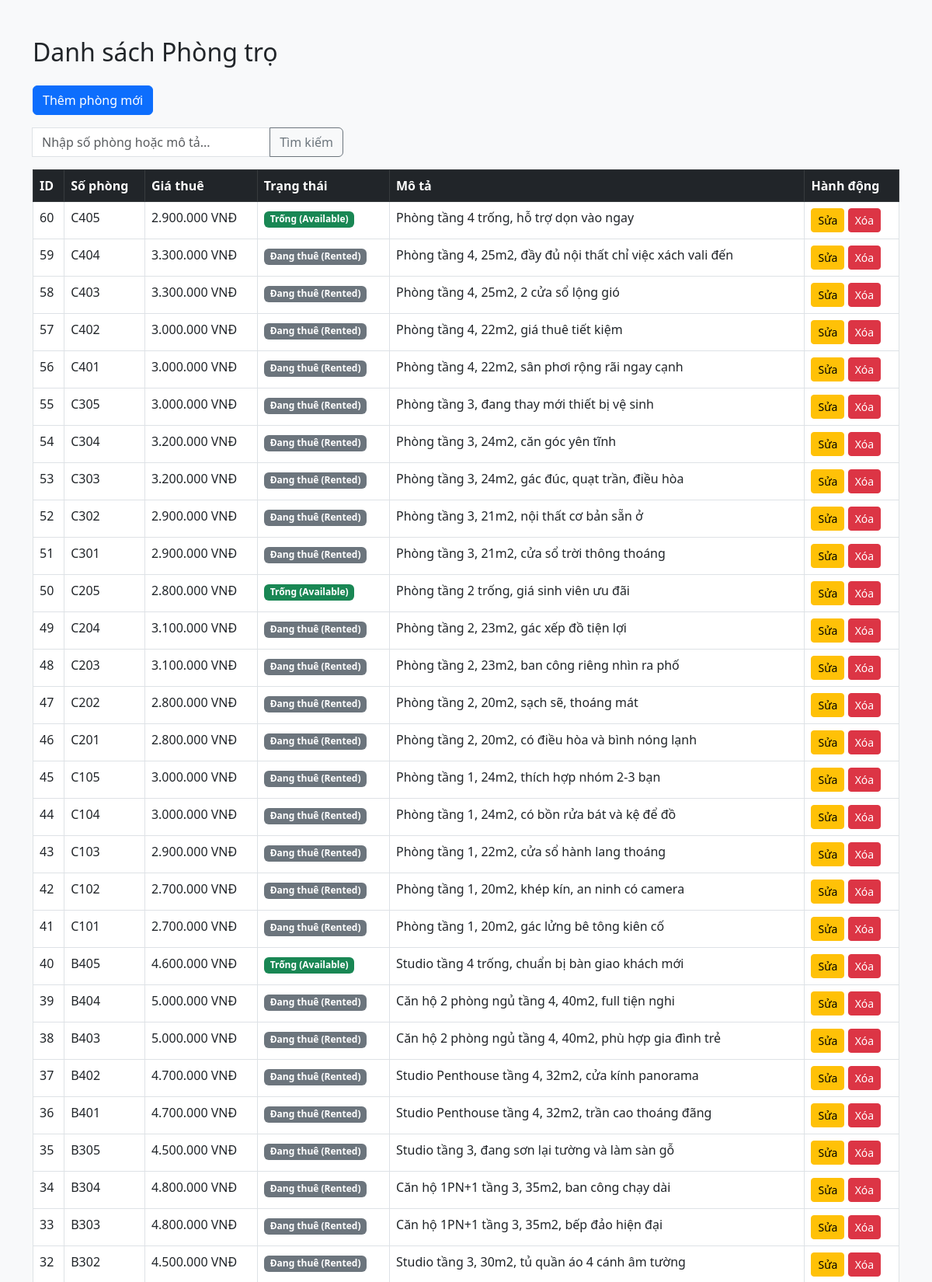
The app's page /BaiTapCaNhan/01_NguyenKimHue/index.php (upper part) with its own data.
### tables this page shows
CREATE TABLE `rooms` (
  `id` int NOT NULL AUTO_INCREMENT,
  `building_id` int DEFAULT NULL,
  `room_number` varchar(20) NOT NULL,
  `price` decimal(10,2) NOT NULL,
  `status` varchar(20) DEFAULT 'available',
  `description` text,
  `created_at` timestamp NULL DEFAULT CURRENT_TIMESTAMP,
  PRIMARY KEY (`id`),
  UNIQUE KEY `room_number` (`room_number`)
);

### BaiTapCaNhan/01_NguyenKimHue/controllers/RoomController.php (called while the page is built, shortened)
<?php
require_once __DIR__ . '/../db.php';
require_once __DIR__ . '/../models/RoomModel.php';
class RoomController {
    private $roomModel;
    public function __construct() {
        global $pdo;
        $this->roomModel = new RoomModel($pdo);
    }
    public function index() {
        $keyword = $_GET['keyword'] ?? '';
        if (!empty($keyword)) {
            $rooms = $this->roomModel->searchRooms($keyword);
        } else {
            $rooms = $this->roomModel->getAllRooms();
        }
        require_once __DIR__ . '/../views/rooms/index.php';
    }
}
?>

### BaiTapCaNhan/01_NguyenKimHue/models/RoomModel.php (called while the page is built, shortened)
<?php
class RoomModel {
    private $pdo;
    public function __construct($pdo) {
        $this->pdo = $pdo;
    }
    public function getAllRooms() {
        $stmt = $this->pdo->prepare("SELECT * FROM rooms ORDER BY id DESC");
        $stmt->execute();
        return $stmt->fetchAll();
    }
}
?>

### BaiTapCaNhan/01_NguyenKimHue/views/rooms/index.php (the view, shortened to what this page needs)
<!DOCTYPE html>
<html lang="vi">
<head>
    <link href="https://cdn.jsdelivr.net/npm/bootstrap@5.3.0/dist/css/bootstrap.min.css" rel="stylesheet">
</head>
<body class="bg-light">
<div class="container mt-5">
    <h2 class="mb-4">Danh sách Phòng trọ</h2>
    <a href="index.php?action=create" class="btn btn-primary mb-3">Thêm phòng mới</a>
    <form method="GET" action="index.php" class="input-group mb-3" style="max-width: 400px;">
        <input type="text" name="keyword" class="form-control" placeholder="Nhập số phòng hoặc mô tả..." value="<?= htmlspecialchars($_GET['keyword'] ?? '') ?>">
        <button class="btn btn-outline-secondary" type="submit">Tìm kiếm</button>
    </form>
    <table class="table table-bordered table-hover bg-white">
        <thead class="table-dark">
            <tr>
                <th>ID</th>
                <th>Số phòng</th>
                <th>Giá thuê</th>
                <th>Trạng thái</th>
                <th>Mô tả</th>
                <th>Hành động</th>
            </tr>
        </thead>
        <tbody>
            <?php foreach ($rooms as $room): ?>
            <tr>
                <td><?= $room['id'] ?></td>
                <td><?= htmlspecialchars($room['room_number']) ?></td>
                <td><?= number_format($room['price'], 0, ',', '.') ?> VNĐ</td>
                <td>
                    <?php if($room['status'] == 'available'): ?>
                        <span class="badge bg-success">Trống (Available)</span>
                    <?php else: ?>
                        <span class="badge bg-secondary">Đang thuê (Rented)</span>
                    <?php endif; ?>
                </td>
                <td><?= htmlspecialchars($room['description']) ?></td>
                <td>
                    <a href="index.php?action=edit&id=<?= $room['id'] ?>" class="btn btn-sm btn-warning">Sửa</a>
                    <form method="POST" action="index.php?action=delete" style="display:inline-block;" onsubmit="return confirm('Bạn có chắc muốn xóa phòng này?');">
                        <button type="submit" class="btn btn-sm btn-danger">Xóa</button>
                    </form>
                </td>
            </tr>
            <?php endforeach; ?>
        </tbody>
    </table>
</div>
</body>
</html>

### records on screen
rooms: id "60", room_number "C405", price "2.900.000", status "Trống (Available)", description "Phòng tầng 4 trống, hỗ trợ dọn vào ngay"
rooms: id "59", room_number "C404", price "3.300.000", status "Đang thuê (Rented)", description "Phòng tầng 4, 25m2, đầy đủ nội thất chỉ việc xách vali đến"
rooms: id "58", room_number "C403", price "3.300.000", status "Đang thuê (Rented)", description "Phòng tầng 4, 25m2, 2 cửa sổ lộng gió"
rooms: id "57", room_number "C402", price "3.000.000", status "Đang thuê (Rented)", description "Phòng tầng 4, 22m2, giá thuê tiết kiệm"
rooms: id "56", room_number "C401", price "3.000.000", status "Đang thuê (Rented)", description "Phòng tầng 4, 22m2, sân phơi rộng rãi ngay cạnh"
rooms: id "55", room_number "C305", price "3.000.000", status "Đang thuê (Rented)", description "Phòng tầng 3, đang thay mới thiết bị vệ sinh"
rooms: id "54", room_number "C304", price "3.200.000", status "Đang thuê (Rented)", description "Phòng tầng 3, 24m2, căn góc yên tĩnh"
rooms: id "53", room_number "C303", price "3.200.000", status "Đang thuê (Rented)", description "Phòng tầng 3, 24m2, gác đúc, quạt trần, điều hòa"
rooms: id "52", room_number "C302", price "2.900.000", status "Đang thuê (Rented)", description "Phòng tầng 3, 21m2, nội thất cơ bản sẵn ở"
rooms: id "51", room_number "C301", price "2.900.000", status "Đang thuê (Rented)", description "Phòng tầng 3, 21m2, cửa sổ trời thông thoáng"
rooms: id "50", room_number "C205", price "2.800.000", status "Trống (Available)", description "Phòng tầng 2 trống, giá sinh viên ưu đãi"
rooms: id "49", room_number "C204", price "3.100.000", status "Đang thuê (Rented)", description "Phòng tầng 2, 23m2, gác xếp đồ tiện lợi"
rooms: id "48", room_number "C203", price "3.100.000", status "Đang thuê (Rented)", description "Phòng tầng 2, 23m2, ban công riêng nhìn ra phố"
rooms: id "47", room_number "C202", price "2.800.000", status "Đang thuê (Rented)", description "Phòng tầng 2, 20m2, sạch sẽ, thoáng mát"
rooms: id "46", room_number "C201", price "2.800.000", status "Đang thuê (Rented)", description "Phòng tầng 2, 20m2, có điều hòa và bình nóng lạnh"
rooms: id "45", room_number "C105", price "3.000.000", status "Đang thuê (Rented)", description "Phòng tầng 1, 24m2, thích hợp nhóm 2-3 bạn"
rooms: id "44", room_number "C104", price "3.000.000", status "Đang thuê (Rented)", description "Phòng tầng 1, 24m2, có bồn rửa bát và kệ để đồ"
rooms: id "43", room_number "C103", price "2.900.000", status "Đang thuê (Rented)", description "Phòng tầng 1, 22m2, cửa sổ hành lang thoáng"
rooms: id "42", room_number "C102", price "2.700.000", status "Đang thuê (Rented)", description "Phòng tầng 1, 20m2, khép kín, an ninh có camera"
rooms: id "41", room_number "C101", price "2.700.000", status "Đang thuê (Rented)", description "Phòng tầng 1, 20m2, gác lửng bê tông kiên cố"
rooms: id "40", room_number "B405", price "4.600.000", status "Trống (Available)", description "Studio tầng 4 trống, chuẩn bị bàn giao khách mới"
rooms: id "39", room_number "B404", price "5.000.000", status "Đang thuê (Rented)", description "Căn hộ 2 phòng ngủ tầng 4, 40m2, full tiện nghi"
rooms: id "38", room_number "B403", price "5.000.000", status "Đang thuê (Rented)", description "Căn hộ 2 phòng ngủ tầng 4, 40m2, phù hợp gia đình trẻ"
rooms: id "37", room_number "B402", price "4.700.000", status "Đang thuê (Rented)", description "Studio Penthouse tầng 4, 32m2, cửa kính panorama"
rooms: id "36", room_number "B401", price "4.700.000", status "Đang thuê (Rented)", description "Studio Penthouse tầng 4, 32m2, trần cao thoáng đãng"
rooms: id "35", room_number "B305", price "4.500.000", status "Đang thuê (Rented)", description "Studio tầng 3, đang sơn lại tường và làm sàn gỗ"
rooms: id "34", room_number "B304", price "4.800.000", status "Đang thuê (Rented)", description "Căn hộ 1PN+1 tầng 3, 35m2, ban công chạy dài"
rooms: id "33", room_number "B303", price "4.800.000", status "Đang thuê (Rented)", description "Căn hộ 1PN+1 tầng 3, 35m2, bếp đảo hiện đại"
rooms: id "32", room_number "B302", price "4.500.000", status "Đang thuê (Rented)", description "Studio tầng 3, 30m2, tủ quần áo 4 cánh âm tường"
